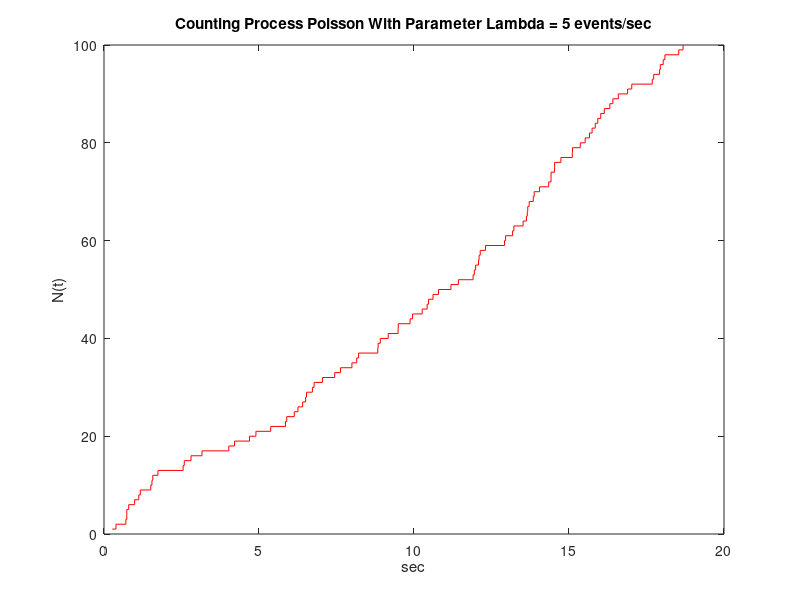
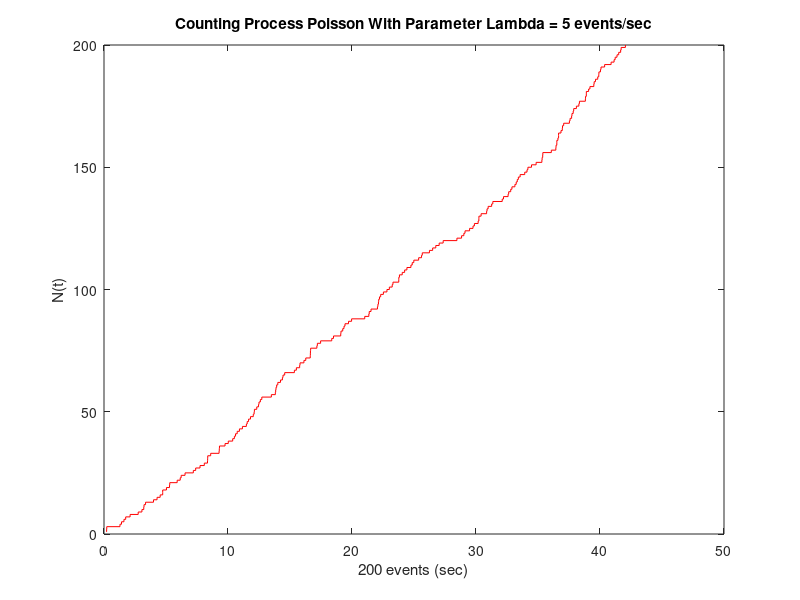
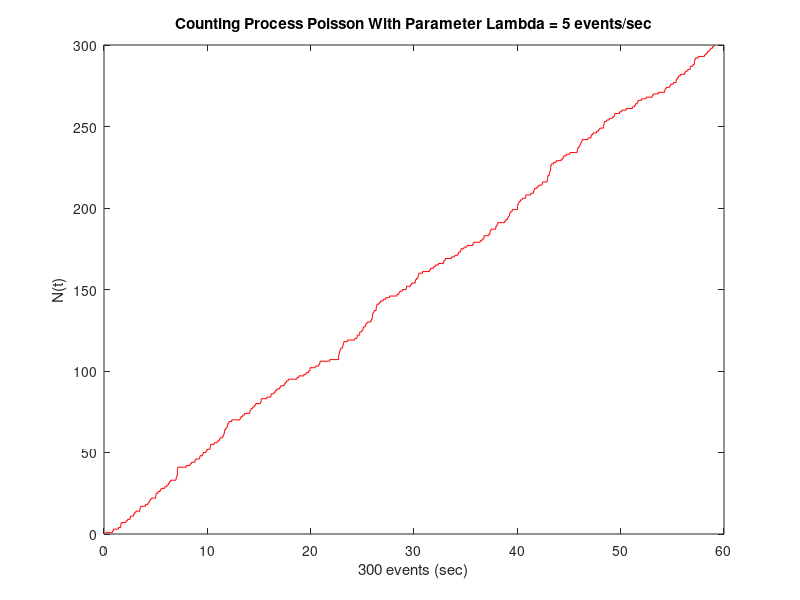
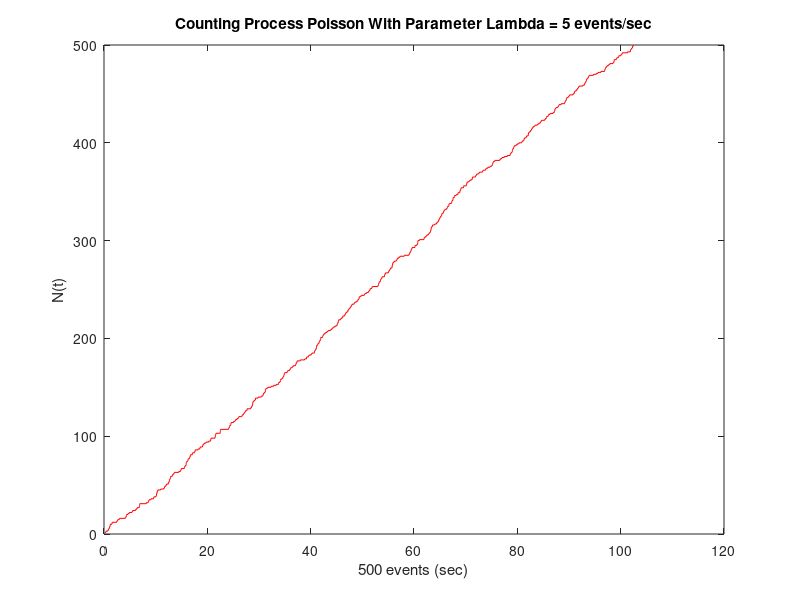

These figures' MATLAB source, in order:
clc;
clear all;
close all;

# Exercise 3
#A Task
X = 100;             #100 successively randomly 
y = ones(X,1);       #100 by 1 array of ones.
r = exprnd(0.2,1,X); #Generate a random 1 by 100 array of exponential 
                     #distribution with mean LAMBDA = 1/lambda = 0.2 sec.
for i = 1:(X-1)
  r(i+1) = r(i+1) + r(i);
  y(i+1) = y(i+1) + y(i);
endfor
figure(1);
stairs(r,y,color='r'); # the inputs r must be a row vector and y must a matrix
                       # with length(r) rows 
hold on;
xlim("auto")           # set x axis limits automatically
title("Counting Process Poisson With Parameter Lambda = 5 events/sec");
xlabel("sec");
ylabel("N(t)");
    
#B Task
#(0) 100 events
l = 100/r(100);
fprintf('approximation of lambda (100 events) = '); l  
      
#(i) 200 events
X = 200;             #200 successively randomly 
y = ones(X,1);       #200 by 1 array of ones.
r = exprnd(0.2,1,X); #Generate a random 1 by 200 array of exponential 
                     #distribution with mean LAMBDA = 1/lambda = 0.2 sec.
for i = 1:(X-1)
  r(i+1) = r(i+1) + r(i);
  y(i+1) = y(i+1) + y(i);
endfor
figure(2);
stairs(r,y,color='r'); # the inputs r must be a row vector and y must a matrix
                       # with length(r) rows 
hold on;
xlim("auto")           # set x axis limits automatically
title("Counting Process Poisson With Parameter Lambda = 5 events/sec");
xlabel("200 events (sec)");
ylabel("N(t)");
hold on;
l = 200/r(200);
fprintf('approximation of lambda (200 events) = '); l 

#(ii) 300 events
X = 300;             #300 successively randomly 
y = ones(X,1);       #300 by 1 array of ones.
r = exprnd(0.2,1,X); #Generate a random 1 by 300 array of exponential 
                     #distribution with mean LAMBDA = 1/lambda = 0.2 sec.
for i = 1:(X-1)
  r(i+1) = r(i+1) + r(i);
  y(i+1) = y(i+1) + y(i);
endfor
figure(3);
stairs(r,y,color='r'); # the inputs r must be a row vector and y must a matrix
                       # with length(r) rows 
hold on;
xlim("auto")           # set x axis limits automatically
title("Counting Process Poisson With Parameter Lambda = 5 events/sec");
xlabel("300 events (sec)");
ylabel("N(t)");
hold on;
l = 300/r(300);
fprintf('approximation of lambda (300 events) = '); l

#(iii) 500 events
X = 500;             #500 successively randomly 
y = ones(X,1);       #500 by 1 array of ones.
r = exprnd(0.2,1,X); #Generate a random 1 by 500 array of exponential 
                     #distribution with mean LAMBDA = 1/lambda = 0.2 sec.
for i = 1:(X-1)
  r(i+1) = r(i+1) + r(i);
  y(i+1) = y(i+1) + y(i);
endfor
figure(4);
stairs(r,y,color='r'); # the inputs r must be a row vector and y must a matrix
                       # with length(r) rows 
hold on;
xlim("auto")           # set x axis limits automatically
title("Counting Process Poisson With Parameter Lambda = 5 events/sec");
xlabel("500 events (sec)");
ylabel("N(t)");
hold on;
l = 500/r(500);
fprintf('approximation of lambda (500 events) = '); l

#(iv) 1000 events
X = 1000;            #1000 successively randomly 
y = ones(X,1);       #1000 by 1 array of ones.
r = exprnd(0.2,1,X); #Generate a random 1 by 1000 array of exponential 
                     #distribution with mean LAMBDA = 1/lambda = 0.2 sec.
for i = 1:(X-1)
  r(i+1) = r(i+1) + r(i);
  y(i+1) = y(i+1) + y(i);
endfor
figure(5);
stairs(r,y,color='r'); # the inputs r must be a row vector and y must a matrix
                       # with length(r) rows 
hold on;
xlim("auto")           # set x axis limits automatically
title("Counting Process Poisson With Parameter Lambda = 5 events/sec");
xlabel("1000 events (sec)");
ylabel("N(t)");
hold on;
l = 1000/r(1000);
fprintf('approximation of lambda (1000 events) = '); l

#(v) 10000 events
X = 10000;           #10000 successively randomly 
y = ones(X,1);       #10000 by 1 array of ones.
r = exprnd(0.2,1,X); #Generate a random 1 by 10000 array of exponential 
                     #distribution with mean LAMBDA = 1/lambda = 0.2 sec.
for i = 1:(X-1)
  r(i+1) = r(i+1) + r(i);
  y(i+1) = y(i+1) + y(i);
endfor
figure(6);
stairs(r,y,color='r'); # the inputs r must be a row vector and y must a matrix
                       # with length(r) rows 
hold on;
xlim("auto")           # set x axis limits automatically
title("Counting Process Poisson With Parameter Lambda = 5 events/sec");
xlabel("10000 events (sec)");
ylabel("N(t)");
hold on;
l = 10000/r(10000);
fprintf('approximation of lambda (10000 events) = '); l

